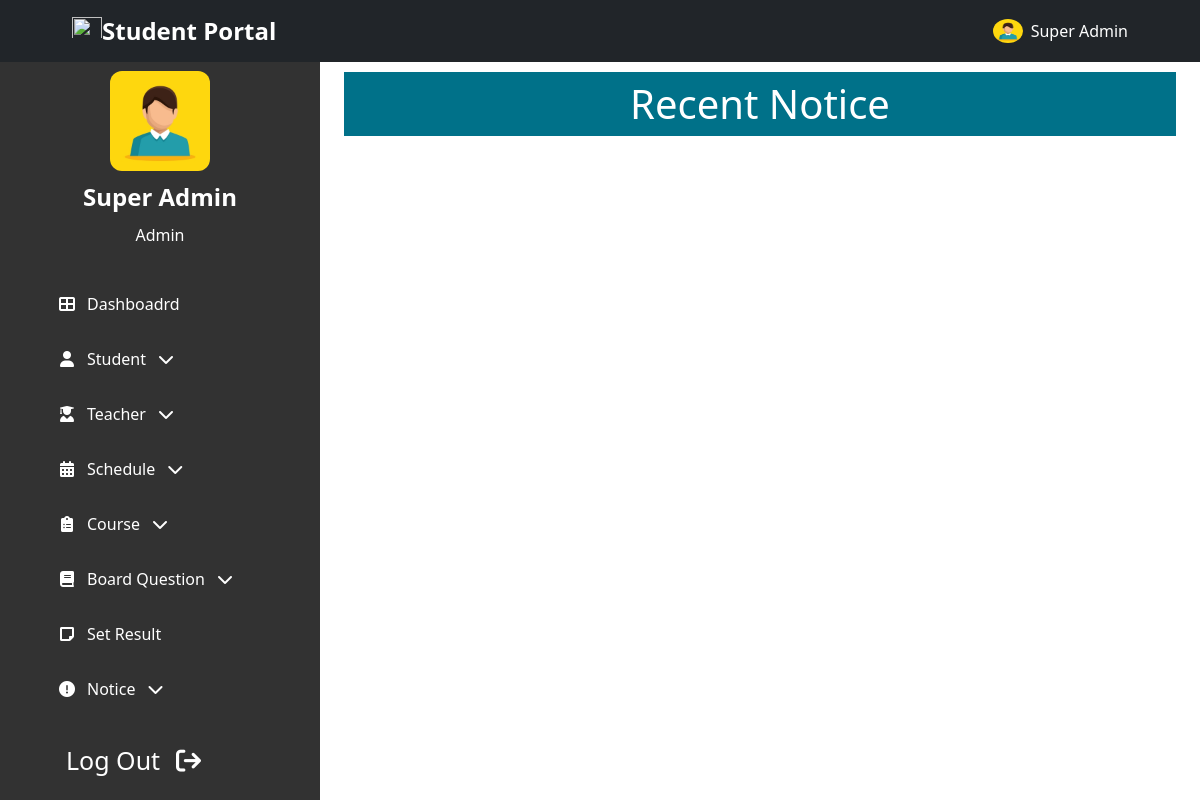
/admin/notice_list.php (signed in), run on an earlier commit of the app's database.
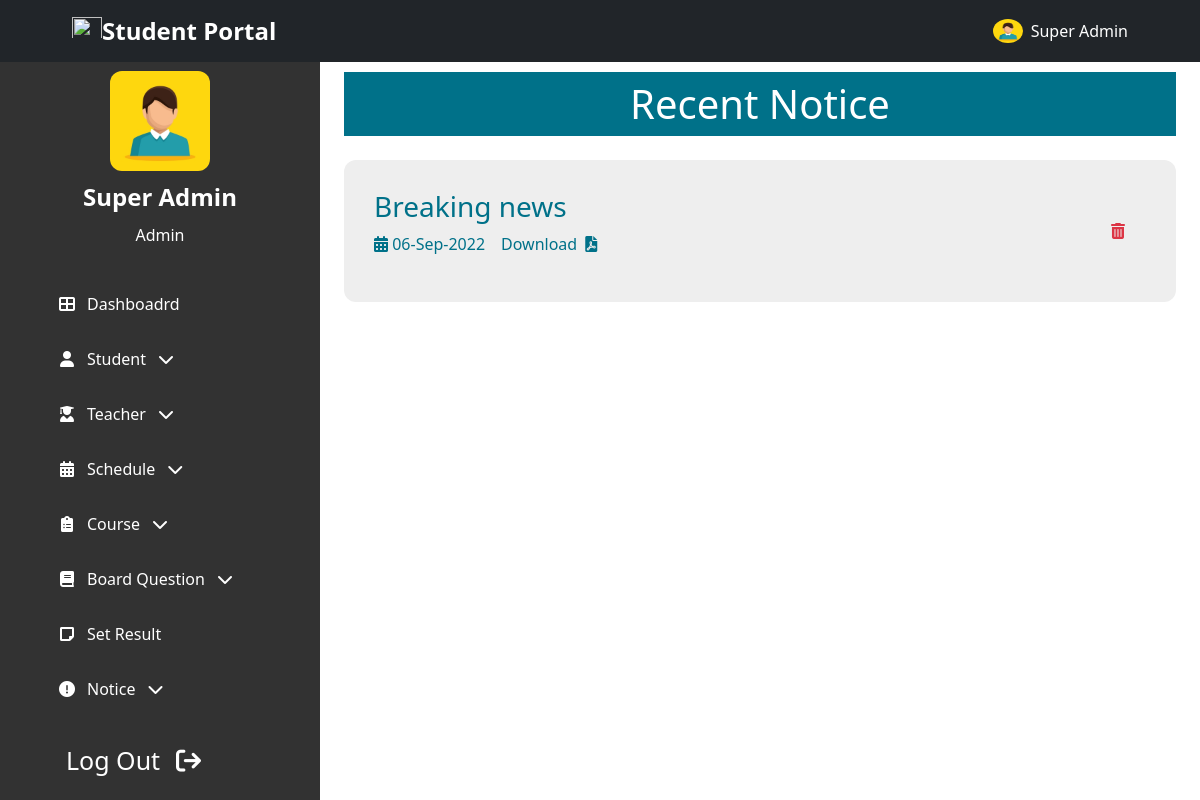
And on a later commit of the database.
### tables this page shows
CREATE TABLE `Notice` (
  `id` int NOT NULL,
  `title` varchar(100) NOT NULL,
  `notice` varchar(255) NOT NULL,
  `updated_at` timestamp NOT NULL DEFAULT CURRENT_TIMESTAMP ON UPDATE CURRENT_TIMESTAMP,
  `created_at` timestamp NOT NULL DEFAULT CURRENT_TIMESTAMP
);

### admin/backend/notice_list.php (called while the page is built, shortened)
<?php
    $sql    =   "SELECT * FROM `Notice` WHERE 1";
    $query  =   mysqli_query($conn, $sql);
    $ntc    =   mysqli_fetch_all($query, MYSQLI_ASSOC);
?>

### admin/notice_list.php (the view, shortened to what this page needs)
<!DOCTYPE html>
<html lang="en">
<?php
    include "admin_head.php";
    include "backend/notice_list.php";
?>
<body class="">
<?php include "../header_nav.php";?>
    <section class="header-container">
        <?php include "admin_sidebar.php";?>
    </section>
    <section id="home-container"  class="home-container active-2"">
        <div class="px-4 py-5 mt-4">
            <h1 class="common-background-2 p-2 text-center">Recent Notice</h1>
            <?php
            if(!empty($ntc))
            {
                foreach($ntc as $n)
                {
            ?>
            <div class="my-4">
                <div class="common-card d-flex justify-content-between align-items-center">
                    <div>
                        <h3><?php echo $n['title']; ?></h3>
                        <div class="d-flex flex-column flex-md-row">
                            <p class="pe-3">
                                <i class="fa-solid fa-calendar-days"></i>
                                <?php echo date("d-M-Y", strtotime($n['created_at'])); ?>
                            </p>
                            <a style="text-decoration: none;" class="common-color" href="../files/notice/<?php echo $n['notice']; ?>" target="_blanck">Download <i class="fa-solid fa-file-pdf ps-1"></i></a>
                        </div>
                    </div>
                    <div class="delete-edit-container">
                        <form method="post" style="display: contents;width: fit-content;">
                            <button type="submit" name="delete" id="delete" class="btn text-danger" value="<?php echo $n['id']; ?>">
                                <i class="fas fa-trash-alt px-0 px-lg-2"></i>
                            </button>
                        </form>
                    </div>
                </div>
            </div>
            <?php
                }
            }
            ?>
        </div>
    </section>
</body>
</html>

What changed in the data, as far as the page shows it:
added notice: title "Breaking news", created_at "06-Sep-2022", $n['id'] 4 (drawn)
